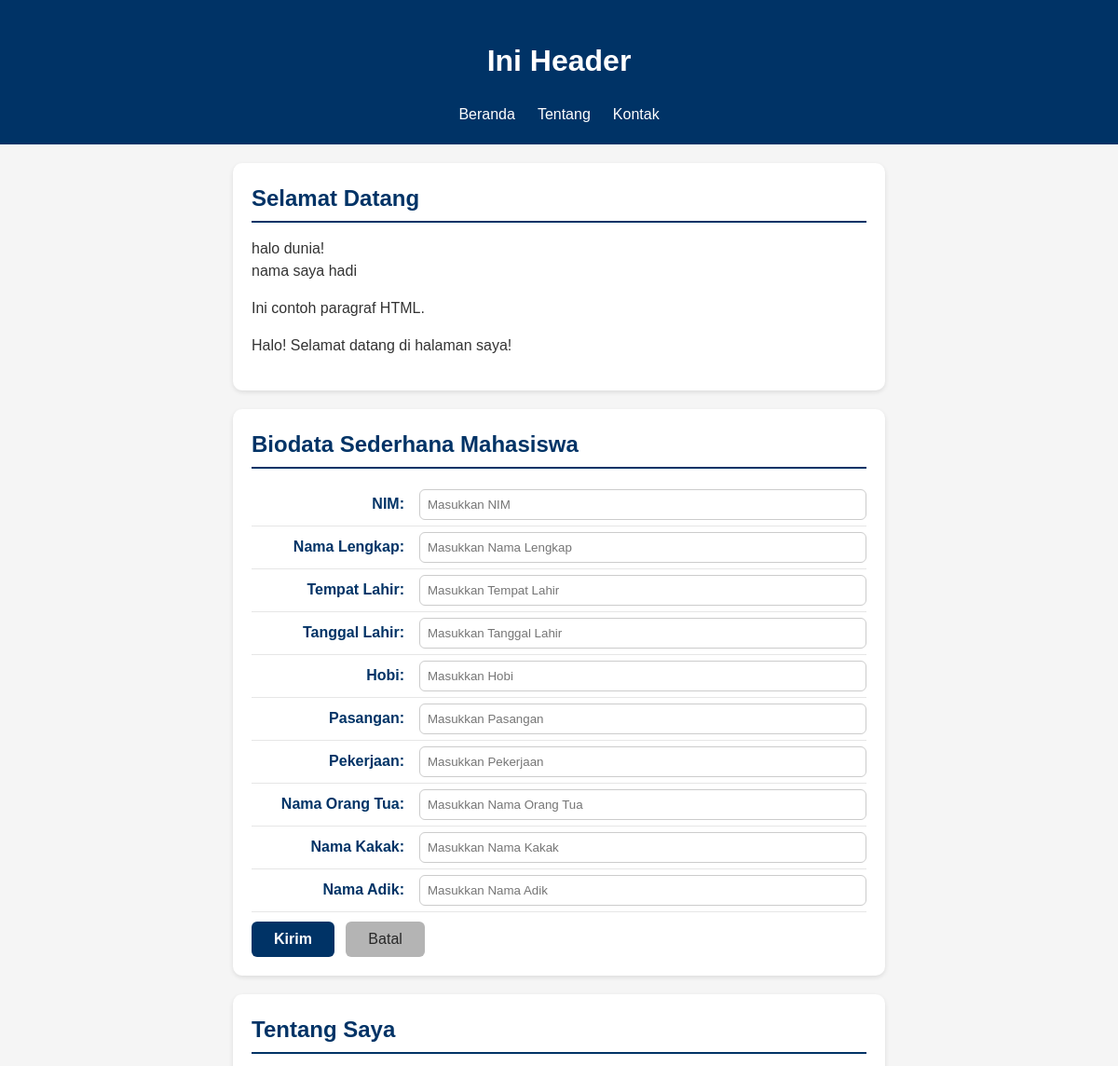
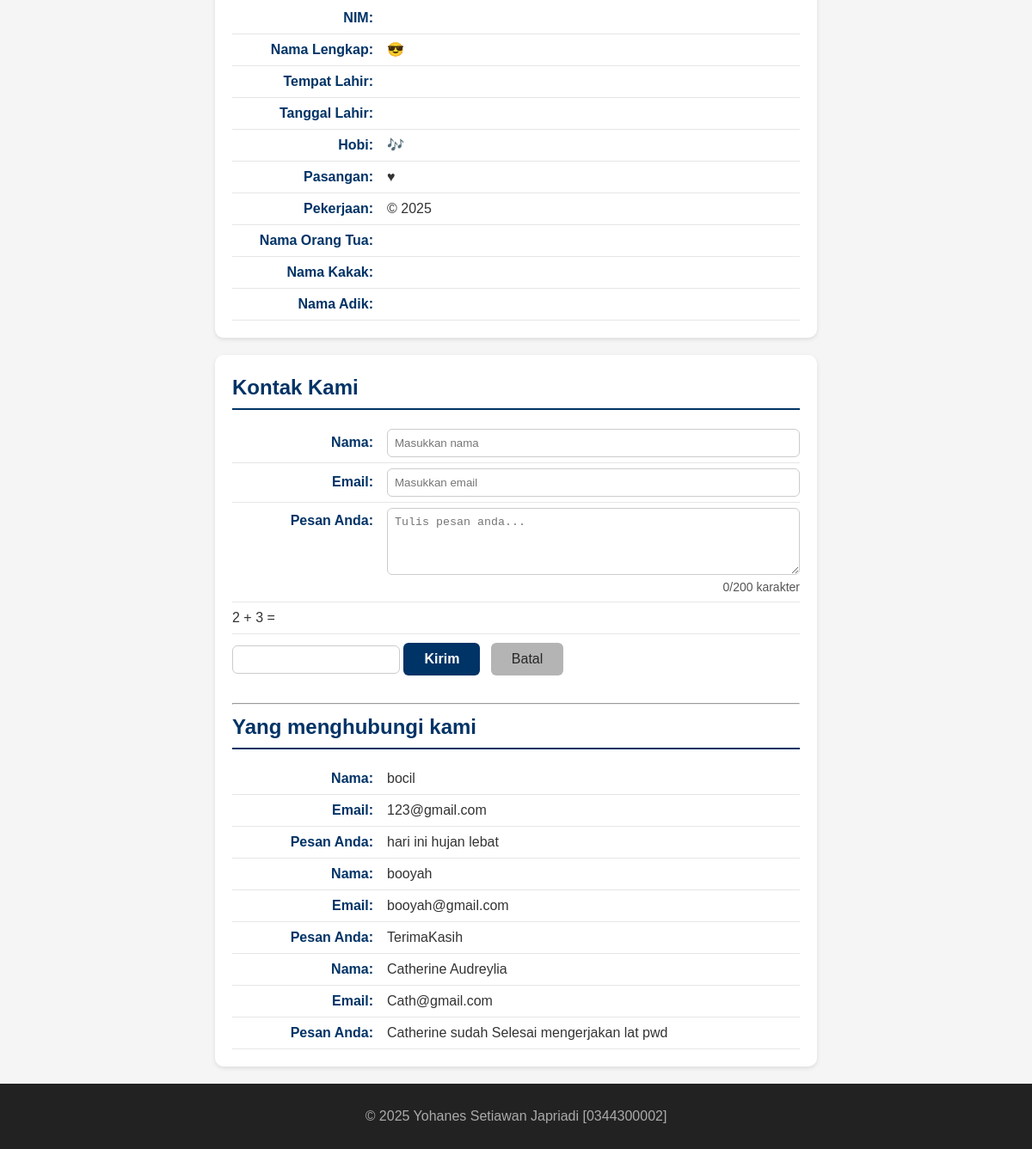
The page / on the database its author committed (2 pictures, top to bottom).
### tables this page shows
CREATE TABLE `tbl_tamu` (
  `cid` int(11) NOT NULL,
  `cnama` varchar(100) DEFAULT NULL,
  `cemail` varchar(100) DEFAULT NULL,
  `cpesan` text,
  `created_at` datetime NOT NULL DEFAULT CURRENT_TIMESTAMP
);

### fungsi.php (the view, shortened to what this page needs)
<?php
function bersihkan($str)
{
  return htmlspecialchars(trim($str));
}
function tampilkanBiodata($conf, $arr)
{
  $html = "";
  foreach ($conf as $k => $v) {
    $label = $v["label"];
    $nilai = bersihkan($arr[$k] ?? '');
    $suffix = $v["suffix"];
    $html .= "<p><strong>{$label}</strong> {$nilai}{$suffix}</p>";
  }
  return $html;
}

### read_inc.php
<?php
require 'koneksi.php';
$fieldContact = [
    "nama"  => ["label" => "Nama:",      "suffix" => ""],
    "email" => ["label" => "Email:",     "suffix" => ""],
    "pesan" => ["label" => "Pesan Anda:", "suffix" => ""]
];
$sql = "SELECT * FROM tbl_tamu ORDER BY cid DESC";
$q   = mysqli_query($conn, $sql);
if (!$q) {
    echo "<p>Gagal membaca data tamu: " . htmlspecialchars(mysqli_error($conn)) . "</p>";
} elseif (mysqli_num_rows($q) == 0) {
    echo "<p>Belum ada data tamu yang tersimpan.</p>";
} else {
    while ($row = mysqli_fetch_assoc($q)) {
        $arrContact = [
            "nama"  => $row["cnama"]  ?? "",
            "email" => $row["cemail"] ?? "",
            "pesan" => $row["cpesan"] ?? "",
        ];
        echo tampilkanBiodata($fieldContact, $arrContact);
    }
}
?>

### style.css (style rules this page uses)
* { box-sizing: border-box; }
body { margin: 0; font-family: Arial, sans-serif; background: #f5f5f5; color: #333; line-height: 1.5; }
#about p, #contact p, #contact label, #biodata label { display: flex; justify-content: flex-start; align-items: baseline; margin: 0; padding: 6px 0; border-bottom: 1px solid #e6e6e6; }
#about strong, #contact strong, #contact label>span, #biodata label>span { min-width: 180px; color: #003366; font-weight: 600; text-align: right; padding-right: 16px; flex-shrink: 0; }

### rows shown on the page
tbl_tamu: label "Nama:", cnama "bocil", label "Email:", cemail "123@gmail.com", label "Pesan Anda:", cpesan "hari ini hujan lebat"
tbl_tamu: label "Nama:", cnama "booyah", label "Email:", cemail "booyah@gmail.com", label "Pesan Anda:", cpesan "TerimaKasih"
tbl_tamu: label "Nama:", cnama "Catherine Audreylia", label "Email:", cemail "Cath@gmail.com", label "Pesan Anda:", cpesan "Catherine sudah Selesai mengerjakan lat pwd"

### other values the page prints
$label "NIM:"
$label "Nama Lengkap:"
$suffix "😎"
$label "Tempat Lahir:"
$label "Tanggal Lahir:"
$label "Hobi:"
$suffix "🎶"
$label "Pasangan:"
$suffix "♥"
$label "Pekerjaan:"
$suffix "© 2025"
$label "Nama Orang Tua:"
$label "Nama Kakak:"
$label "Nama Adik:"
